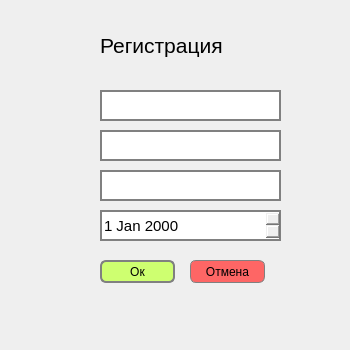
<?xml version="1.0" encoding="UTF-8"?>
<ui version="4.0">
 <class>Dialog</class>
 <widget class="QDialog" name="Dialog">
  <property name="geometry">
   <rect>
    <x>0</x>
    <y>0</y>
    <width>350</width>
    <height>350</height>
   </rect>
  </property>
  <property name="minimumSize">
   <size>
    <width>320</width>
    <height>350</height>
   </size>
  </property>
  <property name="maximumSize">
   <size>
    <width>350</width>
    <height>350</height>
   </size>
  </property>
  <property name="baseSize">
   <size>
    <width>320</width>
    <height>350</height>
   </size>
  </property>
  <property name="windowTitle">
   <string>Dialog</string>
  </property>
  <widget class="QLabel" name="label">
   <property name="geometry">
    <rect>
     <x>100</x>
     <y>20</y>
     <width>190</width>
     <height>51</height>
    </rect>
   </property>
   <property name="styleSheet">
    <string notr="true">font-size: 16pt;</string>
   </property>
   <property name="text">
    <string>Регистрация</string>
   </property>
  </widget>
  <widget class="QLineEdit" name="userName">
   <property name="geometry">
    <rect>
     <x>100</x>
     <y>90</y>
     <width>181</width>
     <height>31</height>
    </rect>
   </property>
   <property name="styleSheet">
    <string notr="true">border: 2px solid  gray;
font-size:11pt;
 </string>
   </property>
  </widget>
  <widget class="QLineEdit" name="password">
   <property name="geometry">
    <rect>
     <x>100</x>
     <y>130</y>
     <width>181</width>
     <height>31</height>
    </rect>
   </property>
   <property name="styleSheet">
    <string notr="true">border: 2px solid  gray;
font-size:11pt;
 </string>
   </property>
  </widget>
  <widget class="QLineEdit" name="password2">
   <property name="geometry">
    <rect>
     <x>100</x>
     <y>170</y>
     <width>181</width>
     <height>31</height>
    </rect>
   </property>
   <property name="styleSheet">
    <string notr="true">border: 2px solid  gray;
font-size:11pt;
 </string>
   </property>
  </widget>
  <widget class="QPushButton" name="sendButton">
   <property name="geometry">
    <rect>
     <x>100</x>
     <y>260</y>
     <width>75</width>
     <height>23</height>
    </rect>
   </property>
   <property name="styleSheet">
    <string notr="true">border-radius: 6px;
background-color: #CEFF70;
border: 2px solid  gray;</string>
   </property>
   <property name="text">
    <string>Ок</string>
   </property>
  </widget>
  <widget class="QPushButton" name="cancelButton">
   <property name="geometry">
    <rect>
     <x>190</x>
     <y>260</y>
     <width>75</width>
     <height>23</height>
    </rect>
   </property>
   <property name="styleSheet">
    <string notr="true">border-radius: 6px;
background-color:#FE6665;
border: 1px solid  gray;</string>
   </property>
   <property name="text">
    <string>Отмена</string>
   </property>
  </widget>
  <widget class="QDateEdit" name="birthDate">
   <property name="geometry">
    <rect>
     <x>100</x>
     <y>210</y>
     <width>181</width>
     <height>31</height>
    </rect>
   </property>
   <property name="styleSheet">
    <string notr="true">border: 2px solid  gray;
font-size:11pt;
 </string>
   </property>
  </widget>
 </widget>
 <resources/>
 <connections/>
</ui>
